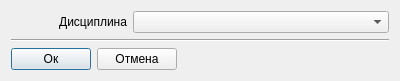
<?xml version="1.0" encoding="UTF-8"?>
<ui version="4.0">
 <class>mSpecSetDiscAddDialog</class>
 <widget class="QDialog" name="mSpecSetDiscAddDialog">
  <property name="geometry">
   <rect>
    <x>0</x>
    <y>0</y>
    <width>400</width>
    <height>80</height>
   </rect>
  </property>
  <property name="windowTitle">
   <string>Dialog</string>
  </property>
  <layout class="QVBoxLayout" name="verticalLayout" stretch="1,0,0">
   <item>
    <layout class="QGridLayout" name="gridLayout">
     <item row="0" column="0">
      <widget class="QLabel" name="label">
       <property name="text">
        <string>Дисциплина</string>
       </property>
       <property name="alignment">
        <set>Qt::AlignRight|Qt::AlignTrailing|Qt::AlignVCenter</set>
       </property>
      </widget>
     </item>
     <item row="0" column="1">
      <widget class="QComboBox" name="discComboBox">
       <property name="sizePolicy">
        <sizepolicy hsizetype="Fixed" vsizetype="Fixed">
         <horstretch>0</horstretch>
         <verstretch>0</verstretch>
        </sizepolicy>
       </property>
       <property name="minimumSize">
        <size>
         <width>256</width>
         <height>0</height>
        </size>
       </property>
       <property name="maximumSize">
        <size>
         <width>256</width>
         <height>16777215</height>
        </size>
       </property>
      </widget>
     </item>
    </layout>
   </item>
   <item>
    <widget class="Line" name="line">
     <property name="orientation">
      <enum>Qt::Horizontal</enum>
     </property>
    </widget>
   </item>
   <item>
    <layout class="QHBoxLayout" name="horizontalLayout">
     <item>
      <widget class="QPushButton" name="okPushButton">
       <property name="text">
        <string>Ок</string>
       </property>
      </widget>
     </item>
     <item>
      <widget class="QPushButton" name="cancelPushButton">
       <property name="text">
        <string>Отмена</string>
       </property>
      </widget>
     </item>
     <item>
      <spacer name="horizontalSpacer">
       <property name="orientation">
        <enum>Qt::Horizontal</enum>
       </property>
       <property name="sizeHint" stdset="0">
        <size>
         <width>40</width>
         <height>20</height>
        </size>
       </property>
      </spacer>
     </item>
    </layout>
   </item>
  </layout>
 </widget>
 <resources/>
 <connections/>
</ui>
